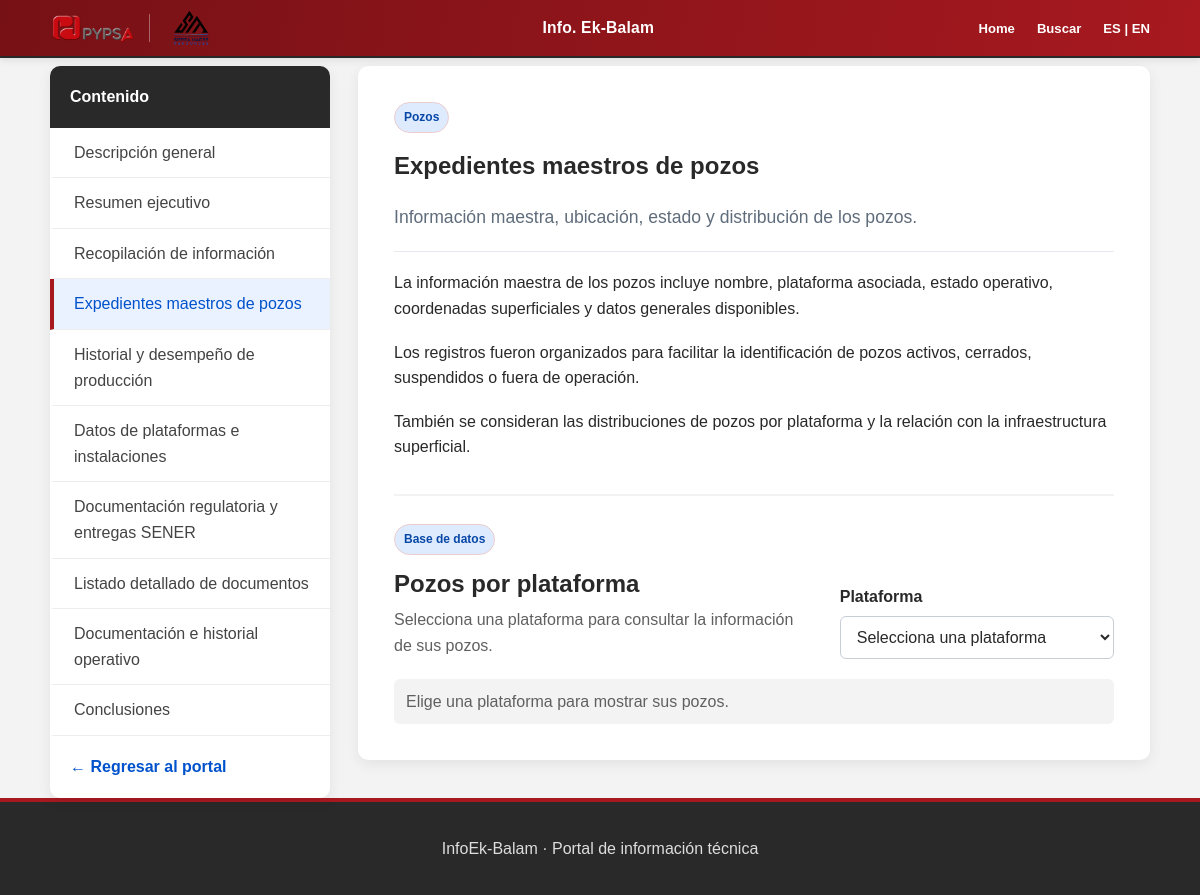
The app's page /contenido/well-master-files (signed in) with its own data.
### models.py (models this page shows)
class Contenido(db.Model):
    __tablename__ = "contenidos"
    id = db.Column(
        db.Integer,
        primary_key=True
    )
    slug = db.Column(
        db.String(120),
        unique=True,
        nullable=False
    )
    titulo = db.Column(
        db.String(200),
        nullable=False
    )
    categoria = db.Column(
        db.String(100),
        nullable=False
    )
    resumen = db.Column(
        db.Text,
        nullable=True
    )
    contenido = db.Column(
        db.Text,
        nullable=False
    )
    palabras_clave = db.Column(
        db.Text,
        nullable=True
    )
    orden = db.Column(
        db.Integer,
        default=0,
        nullable=False
    )
    activo = db.Column(
        db.Boolean,
        default=True,
        nullable=False
    )

### app.py (the view)
@app.route("/contenido/<string:slug>")
@login_required
def ver_contenido(slug):
    contenido = Contenido.query.filter_by(
        slug=slug,
        activo=True
    ).first_or_404()
    contenidos_menu = (
        Contenido.query
        .filter_by(activo=True)
        .order_by(Contenido.orden)
        .all()
    )
    pozos_por_plataforma = (
        obtener_pozos_por_plataforma()
        if slug == "well-master-files"
        else {}
    )
    imagenes_por_plataforma = obtener_imagenes_por_plataforma(
        pozos_por_plataforma
    )
    return render_template(
        "contenido.html",
        contenido=contenido,
        contenidos_menu=contenidos_menu,
        pozos_por_plataforma=pozos_por_plataforma,
        imagenes_por_plataforma=imagenes_por_plataforma,
    )

### app.py (called while the page is built)
def obtener_pozos_por_plataforma():
    pozos_por_plataforma = {}
    pozos = (
        Pozo.query
        .filter_by(activo=True)
        .order_by(Pozo.plataforma, Pozo.servicio, Pozo.pozos)
        .all()
    )
    for pozo in pozos:
        pozos_por_plataforma.setdefault(
            pozo.plataforma,
            []
        ).append(pozo)
    return pozos_por_plataforma

def obtener_imagenes_por_plataforma(pozos_por_plataforma):
    return {
        plataforma: PLATAFORMAS_BUSQUEDA.get(
            plataforma.upper(),
            {}
        ).get("imagen")
        for plataforma in pozos_por_plataforma
    }

@login_manager.user_loader
def cargar_usuario(usuario_id):
    return db.session.get(
        Usuario,
        int(usuario_id)
    )

### models.py (called while the page is built)
    @property
    def is_active(self):
        return self.activo

### templates/contenido.html (shortened to what this page needs)
{% extends "base.html" %}
{% from "_explorador_pozos.html" import explorador_pozos %}
{% block content %}
<div class="distribucion-portal">
    <aside class="menu-lateral">
        <div class="menu-lateral-titulo">
            <span>Contenido</span>
        </div>
        <nav>
            {% for elemento in contenidos_menu %}
                <a
                    href="{{ url_for(
                        'ver_contenido',
                        slug=elemento.slug
                    ) }}#contenido-principal"
                    class="{% if elemento.id == contenido.id %}
                        activo
                    {% endif %}"
                >
                    {{ elemento.titulo }}
                </a>
            {% endfor %}
        </nav>
        <a
            class="volver-portal"
            href="{{ url_for('portal') }}"
        >
            ← Regresar al portal
        </a>
    </aside>
<article
    id="contenido-principal"
    class="contenido-documental"
>
        <span class="categoria">
            {{ contenido.categoria }}
        </span>
        <h1>
            {{ contenido.titulo }}
        </h1>
        <p class="resumen-contenido">
            {{ contenido.resumen }}
        </p>
        <div class="texto-contenido">
            {% for parrafo in contenido.contenido.split('\n\n') %}
                {% if parrafo.strip() %}
                    <p>{{ parrafo.strip() }}</p>
                {% endif %}
            {% endfor %}
        </div>
        {{ explorador_pozos(pozos_por_plataforma, imagenes_por_plataforma, "contenido") }}
    </article>
</div>
{% endblock %}

### static/css/styles.css (style rules this page uses)
:root { --rojo-principal: #a7191f; --rojo-oscuro: #761116; --rojo-hover: #8b151a; --rojo-claro: #f6e8e9; --gris-oscuro: #292929; --gris-medio: #606060; --gris-suave: #d7d7d7; --gris-claro: #f3f3f3; --blanco: #ffffff; --sombra: rgb(0 0 0 / 9%); }
* { box-sizing: border-box; }
html { min-height: 100%; scroll-behavior: smooth; }
body { min-height: 100vh; margin: 0; display: flex; flex-direction: column; font-family: Arial, Helvetica, sans-serif; line-height: 1.6; color: var(--gris-oscuro); background-color: var(--gris-claro); }
#contenido-principal { scroll-margin-top: 110px; }
.tarjeta, .portal-bienvenida, .indicador, .tarjeta-contenido, .contenido-documental, .pagina-busqueda { background-color: var(--blanco); box-shadow: 0 4px 14px var(--sombra); }
.categoria { display: inline-block; width: fit-content; padding: 5px 10px; color: var(--rojo-oscuro); font-size: 0.75rem; font-weight: 700; background-color: var(--rojo-claro); border: 1px solid #eccdce; border-radius: 20px; }
.categoria { display: inline-block; width: fit-content; padding: 5px 9px; color: #0747a6; font-size: 0.75rem; font-weight: 700; background: #deebff; border-radius: 20px; }
.distribucion-portal { display: grid; grid-template-columns: 280px 1fr; gap: 28px; align-items: start; }
.menu-lateral { position: sticky; top: 20px; overflow: hidden; background: white; border-radius: 10px; box-shadow: 0 4px 14px rgb(0 0 0 / 7%); }
.menu-lateral-titulo { padding: 18px 20px; color: var(--blanco); font-weight: 700; background-color: var(--gris-oscuro); }
.menu-lateral nav a:hover, .menu-lateral nav a.activo { color: var(--rojo-principal); background-color: var(--rojo-claro); border-left: 4px solid var(--rojo-principal); }
.menu-lateral nav { display: flex; flex-direction: column; }
.menu-lateral nav a { padding: 12px 20px; color: #444444; text-decoration: none; border-left: 4px solid transparent; border-bottom: 1px solid #ededed; }
.menu-lateral nav a:hover, .menu-lateral nav a.activo { color: #0052cc; background: #eaf2ff; }
.volver-portal { display: inline-block; margin: 18px 20px; color: #0052cc; font-weight: 700; text-decoration: none; }
.contenido-documental { padding: 36px; background: white; border-radius: 10px; box-shadow: 0 4px 14px rgb(0 0 0 / 7%); }
.contenido-documental h1 { margin: 14px 0 12px; }
.resumen-contenido { padding-bottom: 20px; color: #5f6c7b; font-size: 1.1rem; border-bottom: 1px solid #e5e9ed; }
.texto-contenido p { margin: 18px 0; }

### records on screen
Contenido: titulo "Descripción general"
Contenido: titulo "Resumen ejecutivo"
Contenido: titulo "Recopilación de información"
Contenido: titulo "Expedientes maestros de pozos", categoria "Pozos", resumen "Información maestra, ubicación, estado y distribución de los pozos."
Contenido: titulo "Historial y desempeño de producción"
Contenido: titulo "Datos de plataformas e instalaciones"
Contenido: titulo "Documentación regulatoria y entregas SENER"
Contenido: titulo "Listado detallado de documentos"
Contenido: titulo "Documentación e historial operativo"
Contenido: titulo "Conclusiones"

### other values on screen
{{ parrafo.strip() }} "La información maestra de los pozos incluye nombre, plataforma asociada, estado operativo, coordenadas superficiales y datos generales disponibles." "Los registros fueron organizados para facilitar la identificación de pozos activos, cerrados, suspendidos o fuera de operación." "También se consideran las distribuciones de pozos por plataforma y la relación con la infraestructura superficial."
